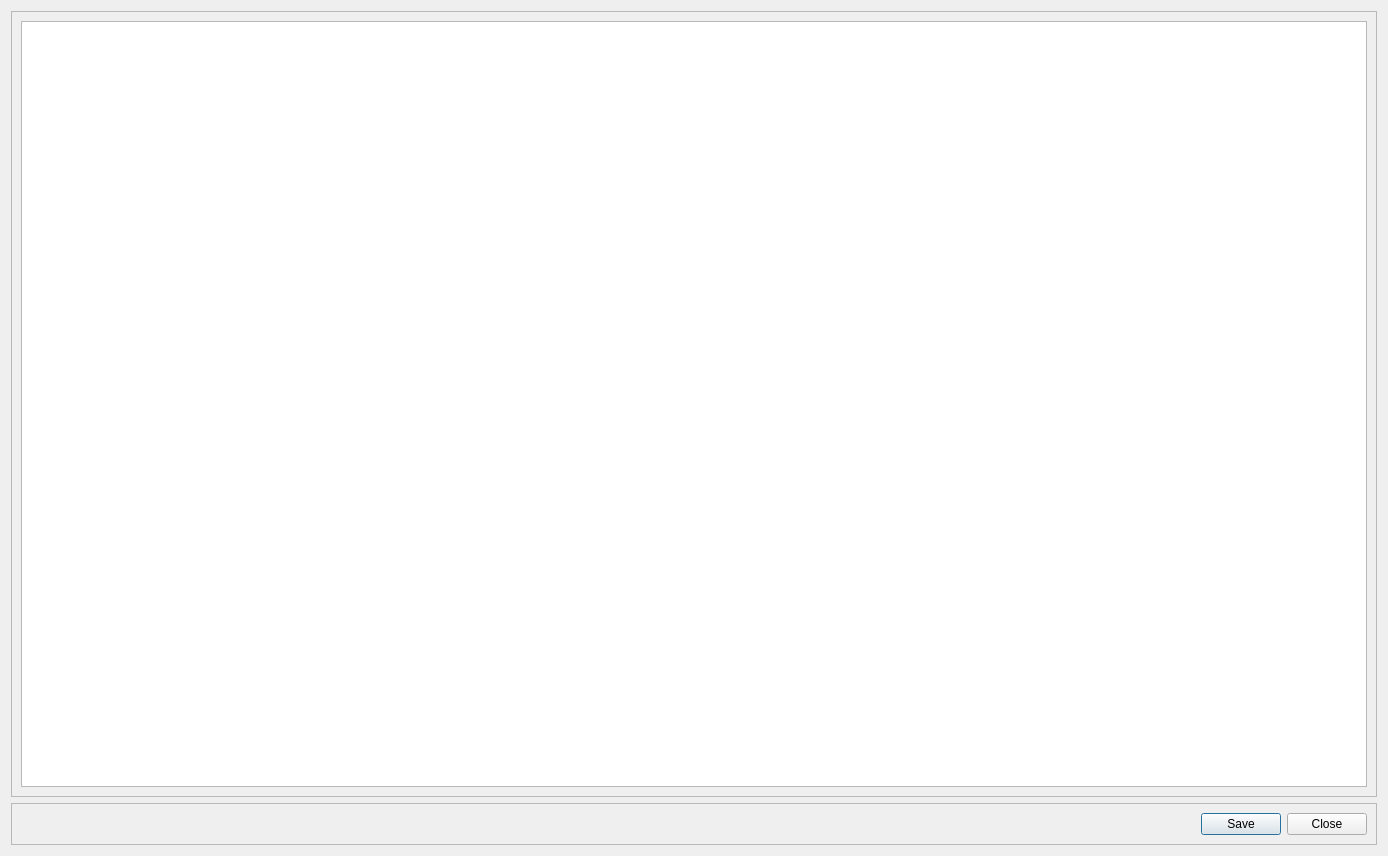
<?xml version="1.0" encoding="UTF-8"?>
<ui version="4.0">
 <class>Dialog</class>
 <widget class="QDialog" name="Dialog">
  <property name="geometry">
   <rect>
    <x>0</x>
    <y>0</y>
    <width>1388</width>
    <height>856</height>
   </rect>
  </property>
  <property name="windowTitle">
   <string>Dialog</string>
  </property>
  <layout class="QVBoxLayout" name="verticalLayout">
   <item>
    <widget class="QFrame" name="frame">
     <property name="frameShape">
      <enum>QFrame::StyledPanel</enum>
     </property>
     <property name="frameShadow">
      <enum>QFrame::Raised</enum>
     </property>
     <layout class="QVBoxLayout" name="verticalLayout_2">
      <item>
       <widget class="QTextEdit" name="textEdit"/>
      </item>
     </layout>
    </widget>
   </item>
   <item>
    <widget class="QFrame" name="frame_2">
     <property name="frameShape">
      <enum>QFrame::StyledPanel</enum>
     </property>
     <property name="frameShadow">
      <enum>QFrame::Raised</enum>
     </property>
     <layout class="QHBoxLayout" name="horizontalLayout">
      <item>
       <spacer name="horizontalSpacer">
        <property name="orientation">
         <enum>Qt::Horizontal</enum>
        </property>
        <property name="sizeHint" stdset="0">
         <size>
          <width>40</width>
          <height>20</height>
         </size>
        </property>
       </spacer>
      </item>
      <item>
       <widget class="QPushButton" name="fileedit_save">
        <property name="text">
         <string>Save</string>
        </property>
       </widget>
      </item>
      <item>
       <widget class="QPushButton" name="fileedit_cancel">
        <property name="text">
         <string>Close</string>
        </property>
       </widget>
      </item>
     </layout>
    </widget>
   </item>
  </layout>
 </widget>
 <resources/>
 <connections/>
</ui>
